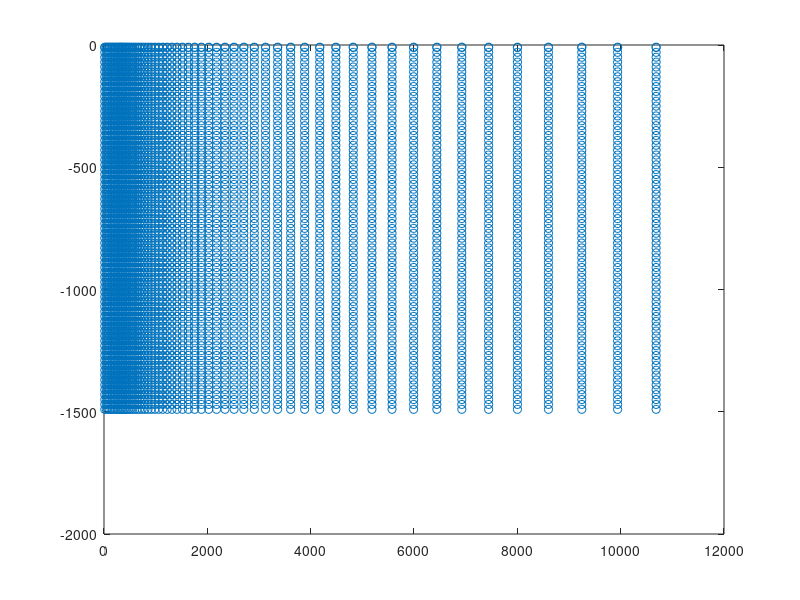

Write MATLAB code to recreate this figure.
clear
close all

%Distribuzione serie geometrica
L=10000; %lunghezza massima
q=1.075; %fatttore
N=49;
l=L*(1-q)/(1-q^N);
sx=l*q.^[0:1:N]; 
sx=[30*ones(10,1);sx'];

%Distribuzione simile a flow.inp con faglie
%sx=[20*ones(40,1);200*ones(15,1);20*ones(40,1);200*ones(15,1);20*ones(109,1);200*ones(2,1)];

Tratti=[0;cumsum(sx)];

for i=1:length(Tratti)-1
    X(i)=(Tratti(i)+Tratti(i+1))/2;
end

stepV=20;
layer=-1490.0;
top=-10.0;
Row=(-layer+top)/stepV+2;
Col=length(X);
D=1e-9;
LL=[layer:stepV:top top+1]';


for i=1:length(X)
    Volume(i,1)=pi*(Tratti(i+1)^2-Tratti(i)^2)*stepV;
end

Xcenter=[];
Zcenter=[];
for i=1:Row  
    Xcenter=[Xcenter;X'];
    Zcenter=[Zcenter; LL(i)*ones(size(X'))];   
end
Ycenter=0.5*ones(size(Xcenter));
figure(1)
plot(Xcenter,Zcenter,'o')
save xcenter.txt Xcenter -ascii -double
save ycenter.txt Ycenter -ascii -double
save zcenter.txt Zcenter -ascii -double
clear Xcenter Ycenter Zcenter

fid = fopen('flow.inp','w');

fprintf(fid,'TOUGH2 Analysis\n');
fprintf(fid,'ROCKS----1----*----2----*----3----*----4----*----5----*----6----*----7----*----8\n');
fprintf(fid,'Rock1    3    2000.0       0.2   1.0E-14   1.0E-14   1.0E-14      2.80    1000.0\n');
fprintf(fid,'       0.0       0.0      1.15       0.0       0.0\n');
fprintf(fid,'    1            0.2       0.1       0.9       0.7\n');
fprintf(fid,'    1            0.0       0.0       1.0\n');
fprintf(fid,'\n');
fprintf(fid,'MULTI----1----*----2----*----3----*----4----*----5----*----6----*----7----*----8\n');
fprintf(fid,'    2    3    2    6\n');
fprintf(fid,'START----1----*----2----*----3----*----4----*----5----*----6----*----7----*----8\n');
fprintf(fid,'PARAM----1-MOP* 123456789012345678901234----*----5----*----6----*----7----*----8\n');
fprintf(fid,' 8 29999    1000000000000002  03 000   0                                        \n');
fprintf(fid,'       0.0   3.14E11     100.0   3.15E10                9.81       4.0       1.0\n');
fprintf(fid,'    1.0E-5       1.0                 1.0       1.0          \n');
fprintf(fid,'\n');
fprintf(fid,'SOLVR----1----*----2----*----3----*----4----*----5----*----6----*----7----*----8\n');
fprintf(fid,'5  Z1   O0       0.1    1.0E-6\n');

%%%%%  FILE for TIMES  %%%%%%%%%%%%%%%%%%
times=[[0:1000:2000]';[2000.1:0.5:2010]']*86400*365';
l=length(times);
fprintf(fid,'TIMES----1----*----2----*----3----*----4----*----5----*----6----*----7----*----8\n');
fprintf(fid,'%5d%5d\n',l,l); 
h=1;
i=1;
while i<=l
    while h<=8 & i<=l
        fprintf(fid,'%#10.4G',times(i));
        h=h+1;
        i=i+1;
    end
    fprintf(fid,'\n');
    h=1;
end

%%%%%  FILE for ELEMENT  %%%%%%%%%%%%%%%%%%
h=1;
fprintf(fid,'ELEME----1----*----2----*----3----*----4----*----5----*----6----*----7----*----8\n');
for j=1:Row    
    for i=1:Col
        if j==Row;
            fprintf(fid,'%5d          Rock1%#10.4G%#10.4G%#10.4G%#10.4G%#10.4G%#10.4G\n',(Col)*(h-1)+i, 1e59, 0.0, 1.0, X(i),0.5, LL(j));
        else
            fprintf(fid,'%5d          Rock1%#10.4G%#10.4G%#10.4G%#10.4G%#10.4G%#10.4G\n',(Col)*(h-1)+i, Volume(i), 0.0, 1.0, X(i),0.5, LL(j));
        end            
    end
    h=h+1;
end
fprintf(fid,'\n');


%%%%%  FILE for CONNETTIVITY  %%%%%%%%%%%%%%%%%%
AreaLat=2*pi*Tratti(2:end)*stepV;
%AreaLatTop=2*pi*Tratti(2:end)*D;

for i=1:length(X)
    AreaVer(i)=pi*(Tratti(i+1)^2-Tratti(i)^2);
end

fprintf(fid,'CONNE----1----*----2----*----3----*----4----*----5----*----6----*----7----*----8\n');
for i=1:Row    
    for j=1:Col-1
        fprintf(fid,'%5d%5d%20d%#10.4G%#10.4G%#10.4G%#10.4G%#10.4G\n',(i-1)*(Col)+j,(i-1)*(Col)+j+1, 1, Tratti(j+1)-X(j), X(j+1)-Tratti(j+1), AreaLat(j),0, 0);                   
    end
    h=h+1;
end

for i=1:Row-2   
    for j=1:Col
        fprintf(fid,'%5d%5d%20d%#10.4G%#10.4G%#10.4G%#10.4G%#10.4G\n',(i-1)*(Col)+j,(i)*(Col)+j, 1, stepV/2, stepV/2, AreaVer(j),-1, 0);                   
    end
    h=h+1;
end

i=Row-1;
for j=1:Col
    fprintf(fid,'%5d%5d%20d%#10.4G%#10.4G%#10.4G%#10.4G%#10.4G\n',(i-1)*(Col)+j,(i)*(Col)+j, 1, stepV/2, D, AreaVer(j),-1, 0);                   
end


fprintf(fid,'\n');

%%%%%  FILE for INITIAL CONDITION  %%%%%%%%%%%%%%%%%%
fprintf(fid,'INCON----1----*----2----*----3----*----4----*----5----*----6----*----7----*----8\n');
GradP=1000*9.81; %in Pa/m
Ptop=101325; %in Pa
GradT=130/1000;
Ttop=20;

h=1;
for i=1:Row
    for j=1:Col
        fprintf(fid,'%5d\n',h);  
        P_CO2=0.1;         if (i==Row) P_CO2=0.0; end
        %fprintf(fid,'%#20.14G%#20.14G%#20.14G\n',-LL(i)*GradP+Ptop,-LL(i)*GradT+Ttop, P_CO2);
        fprintf(fid,'%#20.14G%#20.14G%#20.14G\n',-LL(i)*GradP+Ptop,-LL(i)*GradT+Ttop, Ptop*0.0004);

        h=h+1;
    end   
end
fprintf(fid,'\n');

%%%%%  FILE for GENER  %%%%%%%%%%%%%%%%%%
fprintf(fid,'GENER----1----*----2----*----3----*----4----*----5----*----6----*----7----*----8\n');

%Rinaldi
AreaTot=pi*160^2;
H2O_0=2400*1e3/86400/AreaTot;
H2O_1=6100*1e3/86400/AreaTot;
CO2_0=1000*1e3/86400/AreaTot;
CO2_1=6000*1e3/86400/AreaTot;
Heat=31415926.5/(pi*Tratti(end)^2);
ent_water=2800000;
ent_CO2=797482; %290000;
% ent_water=2980000.0; usato da Alia
% ent_CO2=115000; usato da Alia

%%%%%    WATER & CO2    %%%%%%%%%%%%%%%%%%%%%%%%%%%%%%%%
h=1;
for j=1:5
    fprintf(fid,'%5d%5d                   4     COM11\n',j,h);         
    fprintf(fid,'%#14.7G%#14.7G%#14.7G%#14.7G\n',0,86400*365*4000.01,86400*365*4001.6,86400*365*4012); %times
    fprintf(fid,'%#14.7G%#14.7G%#14.7G%#14.7G\n',H2O_0*AreaVer(j),H2O_1*AreaVer(j),H2O_0*AreaVer(j),H2O_0*AreaVer(j)); %rate
    fprintf(fid,'%#14.7G%#14.7G%#14.7G%#14.7G\n',ent_water,ent_water,ent_water,ent_water); %enthalpy
    h=h+1;
    fprintf(fid,'%5d%5d                   4     COM21\n',j,h);         
    fprintf(fid,'%#14.7G%#14.7G%#14.7G%#14.7G\n',0,86400*365*4000.01,86400*365*4001.6,86400*365*4012); %times
    fprintf(fid,'%#14.7G%#14.7G%#14.7G%#14.7G\n',CO2_0*AreaVer(j),CO2_1*AreaVer(j),CO2_0*AreaVer(j),CO2_0*AreaVer(j)); %rate
    fprintf(fid,'%#14.7G%#14.7G%#14.7G%#14.7G\n',ent_CO2,ent_CO2,ent_CO2,ent_CO2); %enthalpy
    h=h+1;                       
end
%%%%%%%%%%%%%%%%%%%%%%%%%%%%%%%%%%%%%%%%%%%%%%%%%%%%%%%%%


% %%%%%%     ONLY WATER    %%%%%%%%%%%%%%%%%%%%%%%%%%%%%%%%
% h=1;
% for j=1:8
%     fprintf(fid,'%5d%5d                   3     COM11\n',j,h);         
%     fprintf(fid,'%#14.7G%#14.7G%#14.7G\n',0,86400*365*10000.01,86400*365*10004); %times
%     fprintf(fid,'%#14.7G%#14.7G%#14.7G\n',H2O_0*AreaVer(j),H2O_1*AreaVer(j),H2O_1*AreaVer(j)); %rate
%     fprintf(fid,'%#14.7G%#14.7G%#14.7G\n',2980000.0,2980000.0,2980000.0); %enthalpy
%     h=h+1;                       
% end
% %%%%%%%%%%%%%%%%%%%%%%%%%%%%%%%%%%%%%%%%%%%%%%%%%%%%%%%%%%

%%%%%%%%%%%%%%%%%%%%% HEAT INPUT at the BOTTOM %%%%%%%%%%% 
% for j=1:Col
%     fprintf(fid,'%5d%5d                   0     HEAT %#10.4G\n',j,h,Heat*AreaVer(j));         
%     h=h+1;                      
% end
%%%%%%%%%%%%%%%%%%%%%%%%%%%%%%%%%%%%%%%%%%%%%%%%%%%%%%%%%%

fprintf(fid,'\n');
fprintf(fid,'NOVER----1----*----2----*----3----*----4----*----5----*----6----*----7----*----8\n');
fprintf(fid,'ENDCY\n');

fclose(fid);

% %Esempio Flow.inp convergente
% AreaTot=pi*200^2;
% H2O_0=13.94/AreaTot; %kg/s
% CO2_0=5.79/AreaTot;
% Heat=31415926.5/(pi*Tratti(end)^2);
% 
% h=1;
% for j=1:8
%     fprintf(fid,'%5d%5d                   0     COM1 %#10.4G%#10.4G\n',j,h,H2O_0*AreaVer(j),2980000.0);         
%     h=h+1;
%     fprintf(fid,'%5d%5d                   0     COM2 %#10.4G%#10.4G\n',j,h,CO2_0*AreaVer(j),115000.0);         
%     h=h+1;                       
% end
% 
% for j=1:Col
%     fprintf(fid,'%5d%5d                   0     HEAT %#10.4G\n',j,h,Heat*AreaVer(j));         
%     h=h+1;                      
% end
% fprintf(fid,'\n');
% fprintf(fid,'NOVER----1----*----2----*----3----*----4----*----5----*----6----*----7----*----8\n');
% fprintf(fid,'ENDCY\n');
% 
% fclose(fid);

